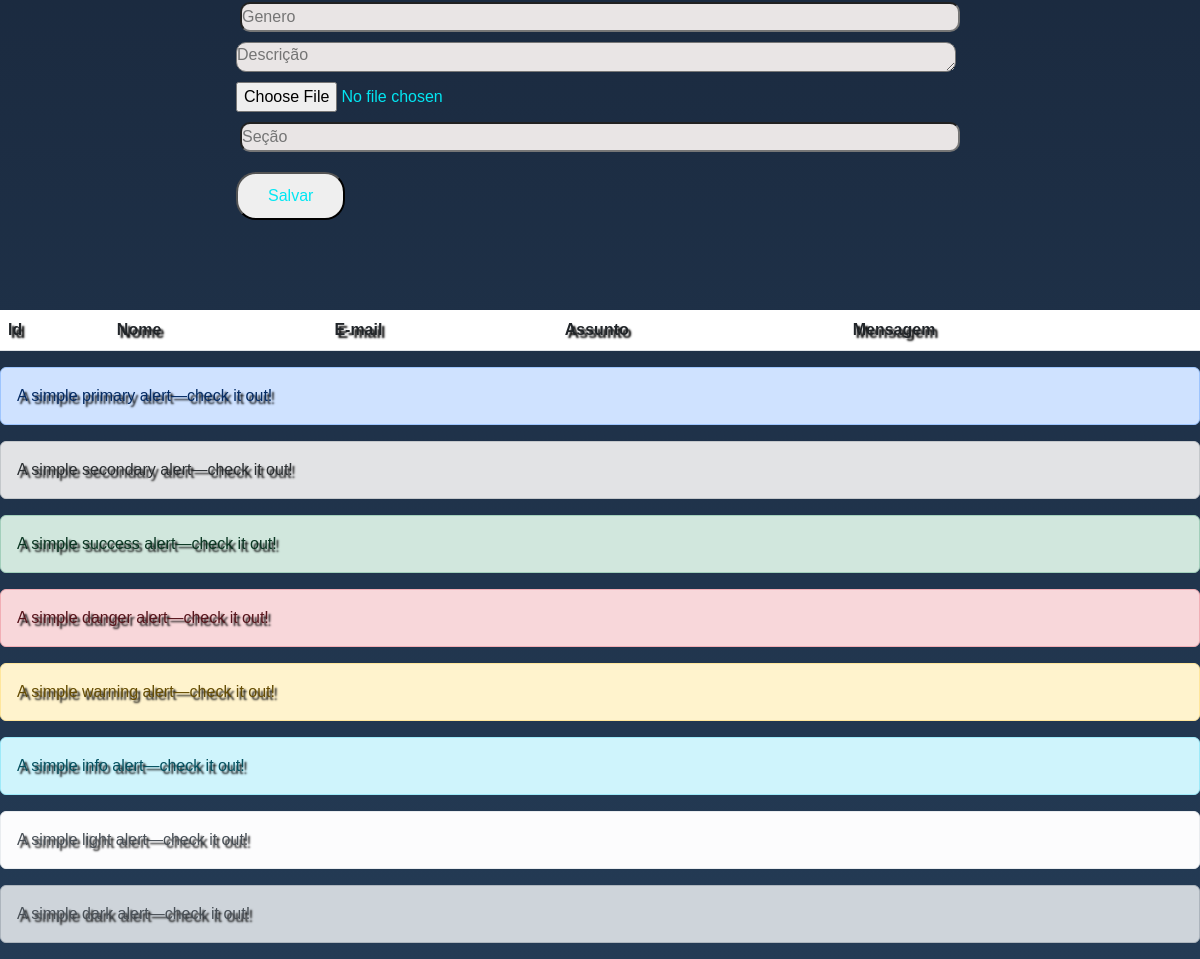
Page /administrador.php (lower part) on the earlier database version.
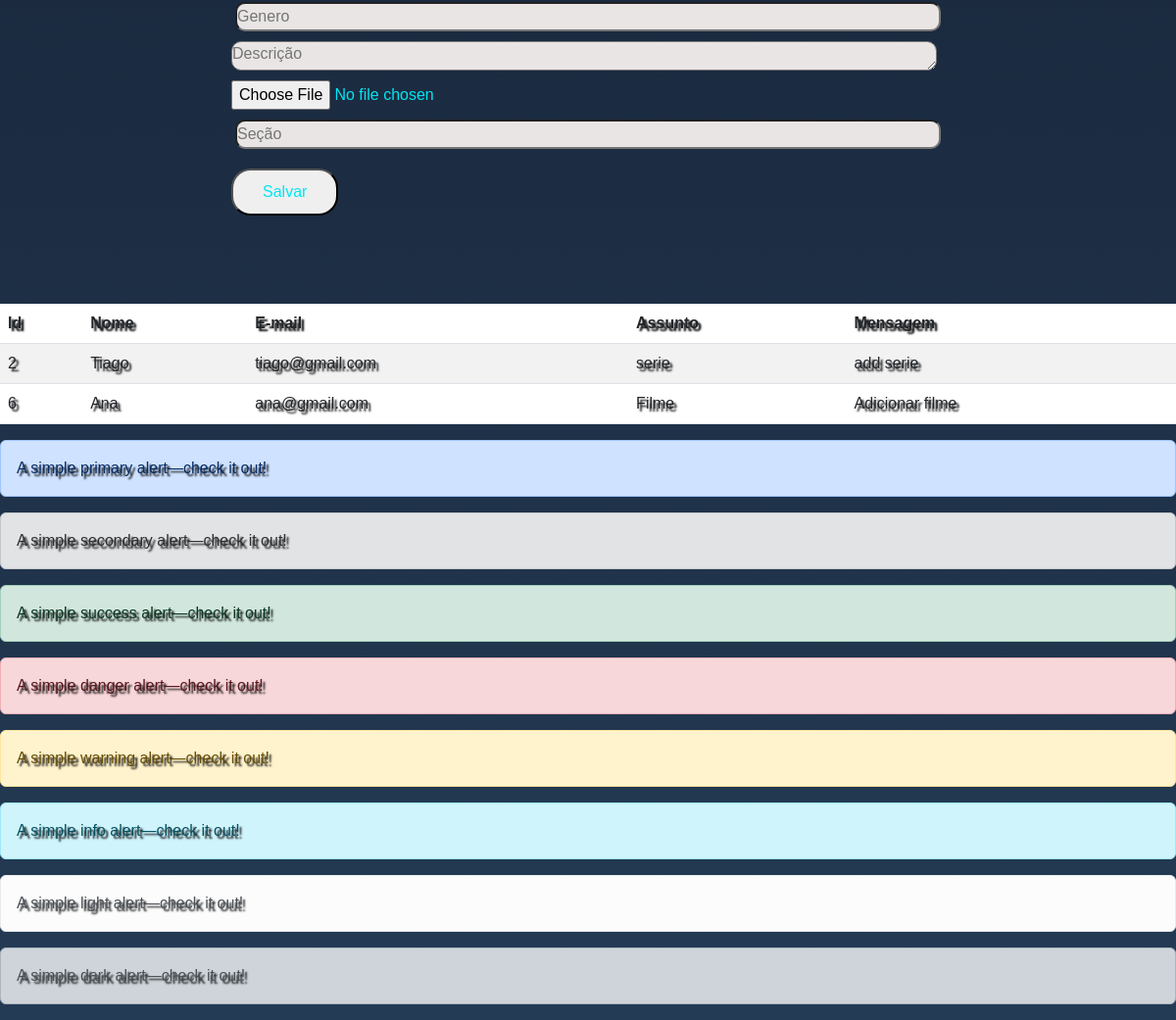
Same page on the later database version.
### tables this page shows
CREATE TABLE IF NOT EXISTS `tbcontato` (
  `idContato` int NOT NULL AUTO_INCREMENT,
  `nomeContato` varchar(40) DEFAULT NULL,
  `emailContato` varchar(40) DEFAULT NULL,
  `assuntoContato` varchar(400) DEFAULT NULL,
  `mensagemContato` varchar(2000) DEFAULT NULL,
  PRIMARY KEY (`idContato`)
);

### administrador.php (called while the page is built)
<?php include("cadastro-filme.php")?>
<?php include("contato-lista.php")?>

### contato-lista.php (the view, shortened to what this page needs)
<?php include("conexao.php"); ?>
<!DOCTYPE html>
<html lang="en">
<head>
    <link href="https://cdn.jsdelivr.net/npm/bootstrap@5.3.0-alpha3/dist/css/bootstrap.min.css" rel="stylesheet">
</head>
<body>
    <section>
        <table class="table table-striped">
            <thead>
            <tr>
                <th scope="col">Id</th>
                <th scope="col">Nome</th>
                <th scope="col">E-mail</th>
                <th scope="col">Assunto</th>
                <th scope="col">Mensagem</th>
            </tr>
            </thead>
            <tbody>
            <?php
                $stmt = $pdo->prepare("select * from tbcontato");
                $stmt ->execute();
                while($row = $stmt ->fetch(PDO::FETCH_BOTH)){
                    echo "<tr class='celula'>";
                        echo "<td> $row[0] </td>";
                        echo "<td> $row[1] </td>";
                        echo "<td> $row[2] </td>";
                        echo "<td> $row[3] </td>";
                        echo "<td> $row[4] </td>";
                    echo "</tr>";
                }
            ?>
            </tbody>
        </table>
    </section>
    <div class="alert alert-primary" role="alert">
  A simple primary alert—check it out!
</div>
<div class="alert alert-secondary" role="alert">
  A simple secondary alert—check it out!
</div>
<div class="alert alert-success" role="alert">
  A simple success alert—check it out!
</div>
<div class="alert alert-danger" role="alert">
  A simple danger alert—check it out!
</div>
<div class="alert alert-warning" role="alert">
  A simple warning alert—check it out!
</div>
<div class="alert alert-info" role="alert">
  A simple info alert—check it out!
</div>
<div class="alert alert-light" role="alert">
  A simple light alert—check it out!
</div>
<div class="alert alert-dark" role="alert">
  A simple dark alert—check it out!
</div>
</body>
</html>

Differences in the rows shown:
added tbcontato: idContato "2", nomeContato "Tiago", emailContato "tiago@gmail.com", assuntoContato "serie", mensagemContato "add serie"
added tbcontato: idContato "6", nomeContato "Ana", emailContato "ana@gmail.com", assuntoContato "Filme", mensagemContato "Adicionar filme"
